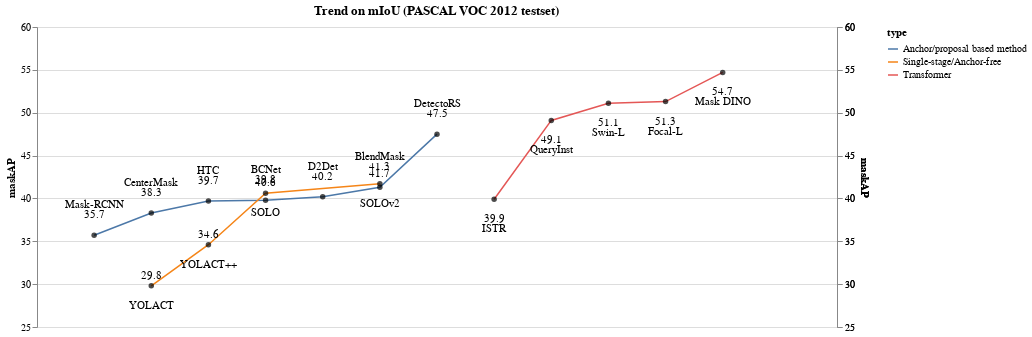

Notebook code for this chart:
### Markdown cell above
## Trend

### Code cell
#@title
# https://medium.com/analytics-vidhya/creating-a-dual-axis-pareto-chart-in-altair-e3673107dd14
# https://altair-viz.github.io/user_guide/interactions.html
# https://www.datacamp.com/tutorial/altair-in-python

import altair as alt
import pandas as pd

y_scale = [25, 60]
x_scale = [0, 14]

data1 = pd.DataFrame({'type': 7*["Anchor/proposal based method"],
                     'idx': [1, 2, 3, 4, 5, 6, 7],
                     'year': ["2017", "2019", "2019", "2020", "2020", "2020", "2020"],
                     'nickname': ['Mask-RCNN', 'CenterMask', 'HTC', 'BCNet', 'D2Det', 'BlendMask', 'DetectoRS'],
                     'maskAP' :[35.7, 38.3, 39.7, 39.8, 40.2, 41.3, 47.5],
                     'backbone' :["unknown", "unknown", "unknown", "unknown", "unknown", "unknown", "unknown"]
                     }
                     )

data2 = pd.DataFrame({'type': 4*["Single-stage/Anchor-free"],
                     'idx': [2, 3, 4, 6],
                     'year': ["2019", "2019", "2019", "2020"],
                     'nickname': ['YOLACT', 'YOLACT++', 'SOLO', 'SOLOv2'],
                     'maskAP' :[29.8, 34.6, 40.6, 41.7],
                     'backbone' :["unknown", "unknown", "unknown", "unknown"]
                     }
                     )

data3 = pd.DataFrame({'type': 5*["Transformer"],
                     'idx': [8,9,10,11,12],
                     'year': ["2021", "2021", "2021", "2021", "2022"],
                     'nickname': ['ISTR', 'QueryInst', 'Swin-L', 'Focal-L', 'Mask DINO'],
                     'maskAP' :[39.9, 49.1, 51.1, 51.3, 54.7],
                     'backbone' :["ResNet101-FN, single-scale", "Single-scale", "HTC++, Multi-scale", "HTC++, Multi-scale", "Single-scale"]
                     }
                     )


def GetGraphElement(data, x_scale, y_scale, perf_measure, line_color = "#000000", point_color = "#000000", text_color = "#000000", text_y_pos = -10, textperf_y_pos=-20):
    base = alt.Chart(data).encode(
    x = alt.X("idx", scale=alt.Scale(domain=x_scale),axis=None),
    ).properties (
    width = 800,
    title = ["Trend on mIoU (PASCAL VOC 2012 testset)"]
    )

    line = base.mark_line(strokeWidth= 1.5, color = line_color).encode(
        y=alt.Y('maskAP', scale=alt.Scale(domain=y_scale),axis=alt.Axis(grid=True)),
        #text = alt.Text('nickname')
        color=alt.Color('type'),
        #opacity='type'
    )

    points = base.mark_circle(strokeWidth= 3, color = point_color).encode(
            y=alt.Y(perf_measure, scale=alt.Scale(domain=y_scale), axis=None),
            tooltip = [alt.Tooltip('year'),
            alt.Tooltip('nickname'),
            alt.Tooltip(perf_measure),
            alt.Tooltip('backbone'),],
    )

    point_nick = points.mark_text(align='center', baseline='middle', dy = text_y_pos,).encode(
        y= alt.Y(perf_measure, scale=alt.Scale(domain=y_scale), axis=None),
        text=alt.Text(perf_measure),
        color= alt.value(text_color)
    )
    point_perf = points.mark_text(align='center', baseline='middle', dy = textperf_y_pos).encode(
        y= alt.Y(perf_measure, scale=alt.Scale(domain=y_scale), axis=None),
        text=alt.Text('nickname'),
        color= alt.value(text_color)
    )   

    return base, line, points, point_nick, point_perf

def description_test(pos_x, pos_y, text, color):
    return alt.Chart({'values':[{}]}).mark_text(align = "left", baseline ="top").encode(
        x = alt.value(pos_x),
        y = alt.value(pos_y),
        text = alt.value([text]),
        color= alt.value(color)
    )
    

base, line, points, point_nick, point_perf = GetGraphElement(data1, x_scale, y_scale, 'maskAP', 
                                                            line_color = "#fde725", point_color = "#000000", text_color = "#000000", 
                                                            text_y_pos = -20, textperf_y_pos=-30)
base2, line2, points2, point_nick2, point_perf2 = GetGraphElement(data2, x_scale, y_scale, 'maskAP', 
                                                                    line_color = "#cb4154", point_color = "#000000", text_color = "#000000", 
                                                                    text_y_pos = -10, textperf_y_pos=20)
base3, line3, points3, point_nick3, point_perf3 = GetGraphElement(data3, x_scale, y_scale, 'maskAP', 
                                                                    line_color = "#3b518b", point_color = "#000000", text_color = "#000000", 
                                                                    text_y_pos = 20, textperf_y_pos=30)

(
    line+points+point_nick+point_perf+
    line2+points2+point_nick2+point_perf2+ 
    line3+points3+point_nick3+point_perf3
).resolve_scale(y = 'independent')

### Figure 1 — Vega-Lite specification as saved in the notebook (floating-point values rounded to 4 significant figures)
{"config": {"view": {"continuousWidth": 400, "continuousHeight": 300}}, "layer": [{"mark": {"type": "line", "color": "#fde725", "strokeWidth": 1.5}, "encoding": {"color": {"field": "type", "type": "nominal"}, "x": {"axis": null, "field": "idx", "scale": {"domain": [0, 14]}, "type": "quantitative"}, "y": {"axis": {"grid": true}, "field": "maskAP", "scale": {"domain": [25, 60]}, "type": "quantitative"}}, "title": ["Trend on mIoU (PASCAL VOC 2012 testset)"], "width": 800}, {"mark": {"type": "circle", "color": "#000000", "strokeWidth": 3}, "encoding": {"tooltip": [{"field": "year", "type": "nominal"}, {"field": "nickname", "type": "nominal"}, {"field": "maskAP", "type": "quantitative"}, {"field": "backbone", "type": "nominal"}], "x": {"axis": null, "field": "idx", "scale": {"domain": [0, 14]}, "type": "quantitative"}, "y": {"axis": null, "field": "maskAP", "scale": {"domain": [25, 60]}, "type": "quantitative"}}, "title": ["Trend on mIoU (PASCAL VOC 2012 testset)"], "width": 800}, {"mark": {"type": "text", "align": "center", "baseline": "middle", "dy": -20}, "encoding": {"color": {"value": "#000000"}, "text": {"field": "maskAP", "type": "quantitative"}, "tooltip": [{"field": "year", "type": "nominal"}, {"field": "nickname", "type": "nominal"}, {"field": "maskAP", "type": "quantitative"}, {"field": "backbone", "type": "nominal"}], "x": {"axis": null, "field": "idx", "scale": {"domain": [0, 14]}, "type": "quantitative"}, "y": {"axis": null, "field": "maskAP", "scale": {"domain": [25, 60]}, "type": "quantitative"}}, "title": ["Trend on mIoU (PASCAL VOC 2012 testset)"], "width": 800}, {"mark": {"type": "text", "align": "center", "baseline": "middle", "dy": -30}, "encoding": {"color": {"value": "#000000"}, "text": {"field": "nickname", "type": "nominal"}, "tooltip": [{"field": "year", "type": "nominal"}, {"field": "nickname", "type": "nominal"}, {"field": "maskAP", "type": "quantitative"}, {"field": "backbone", "type": "nominal"}], "x": {"axis": null, "field": "idx", "scale": {"domain": [0, 14]}, "type": "quantitative"}, "y": {"axis": null, "field": "maskAP", "scale": {"domain": [25, 60]}, "type": "quantitative"}}, "title": ["Trend on mIoU (PASCAL VOC 2012 testset)"], "width": 800}, {"data": {"name": "data-d00fbd4ccdc0e69bd02d03e7bf7d7421"}, "mark": {"type": "line", "color": "#cb4154", "strokeWidth": 1.5}, "encoding": {"color": {"field": "type", "type": "nominal"}, "x": {"axis": null, "field": "idx", "scale": {"domain": [0, 14]}, "type": "quantitative"}, "y": {"axis": {"grid": true}, "field": "maskAP", "scale": {"domain": [25, 60]}, "type": "quantitative"}}, "title": ["Trend on mIoU (PASCAL VOC 2012 testset)"], "width": 800}, {"data": {"name": "data-d00fbd4ccdc0e69bd02d03e7bf7d7421"}, "mark": {"type": "circle", "color": "#000000", "strokeWidth": 3}, "encoding": {"tooltip": [{"field": "year", "type": "nominal"}, {"field": "nickname", "type": "nominal"}, {"field": "maskAP", "type": "quantitative"}, {"field": "backbone", "type": "nominal"}], "x": {"axis": null, "field": "idx", "scale": {"domain": [0, 14]}, "type": "quantitative"}, "y": {"axis": null, "field": "maskAP", "scale": {"domain": [25, 60]}, "type": "quantitative"}}, "title": ["Trend on mIoU (PASCAL VOC 2012 testset)"], "width": 800}, {"data": {"name": "data-d00fbd4ccdc0e69bd02d03e7bf7d7421"}, "mark": {"type": "text", "align": "center", "baseline": "middle", "dy": -10}, "encoding": {"color": {"value": "#000000"}, "text": {"field": "maskAP", "type": "quantitative"}, "tooltip": [{"field": "year", "type": "nominal"}, {"field": "nickname", "type": "nominal"}, {"field": "maskAP", "type": "quantitative"}, {"field": "backbone", "type": "nominal"}], "x": {"axis": null, "field": "idx", "scale": {"domain": [0, 14]}, "type": "quantitative"}, "y": {"axis": null, "field": "maskAP", "scale": {"domain": [25, 60]}, "type": "quantitative"}}, "title": ["Trend on mIoU (PASCAL VOC 2012 testset)"], "width": 800}, {"data": {"name": "data-d00fbd4ccdc0e69bd02d03e7bf7d7421"}, "mark": {"type": "text", "align": "center", "baseline": "middle", "dy": 20}, "encoding": {"color": {"value": "#000000"}, "text": {"field": "nickname", "type": "nominal"}, "tooltip": [{"field": "year", "type": "nominal"}, {"field": "nickname", "type": "nominal"}, {"field": "maskAP", "type": "quantitative"}, {"field": "backbone", "type": "nominal"}], "x": {"axis": null, "field": "idx", "scale": {"domain": [0, 14]}, "type": "quantitative"}, "y": {"axis": null, "field": "maskAP", "scale": {"domain": [25, 60]}, "type": "quantitative"}}, "title": ["Trend on mIoU (PASCAL VOC 2012 testset)"], "width": 800}, {"data": {"name": "data-413ce1ab95f302ad4dd7d5c250a68935"}, "mark": {"type": "line", "color": "#3b518b", "strokeWidth": 1.5}, "encoding": {"color": {"field": "type", "type": "nominal"}, "x": {"axis": null, "field": "idx", "scale": {"domain": [0, 14]}, "type": "quantitative"}, "y": {"axis": {"grid": true}, "field": "maskAP", "scale": {"domain": [25, 60]}, "type": "quantitative"}}, "title": ["Trend on mIoU (PASCAL VOC 2012 testset)"], "width": 800}, {"data": {"name": "data-413ce1ab95f302ad4dd7d5c250a68935"}, "mark": {"type": "circle", "color": "#000000", "strokeWidth": 3}, "encoding": {"tooltip": [{"field": "year", "type": "nominal"}, {"field": "nickname", "type": "nominal"}, {"field": "maskAP", "type": "quantitative"}, {"field": "backbone", "type": "nominal"}], "x": {"axis": null, "field": "idx", "scale": {"domain": [0, 14]}, "type": "quantitative"}, "y": {"axis": null, "field": "maskAP", "scale": {"domain": [25, 60]}, "type": "quantitative"}}, "title": ["Trend on mIoU (PASCAL VOC 2012 testset)"], "width": 800}, {"data": {"name": "data-413ce1ab95f302ad4dd7d5c250a68935"}, "mark": {"type": "text", "align": "center", "baseline": "middle", "dy": 20}, "encoding": {"color": {"value": "#000000"}, "text": {"field": "maskAP", "type": "quantitative"}, "tooltip": [{"field": "year", "type": "nominal"}, {"field": "nickname", "type": "nominal"}, {"field": "maskAP", "type": "quantitative"}, {"field": "backbone", "type": "nominal"}], "x": {"axis": null, "field": "idx", "scale": {"domain": [0, 14]}, "type": "quantitative"}, "y": {"axis": null, "field": "maskAP", "scale": {"domain": [25, 60]}, "type": "quantitative"}}, "title": ["Trend on mIoU (PASCAL VOC 2012 testset)"], "width": 800}, {"data": {"name": "data-413ce1ab95f302ad4dd7d5c250a68935"}, "mark": {"type": "text", "align": "center", "baseline": "middle", "dy": 30}, "encoding": {"color": {"value": "#000000"}, "text": {"field": "nickname", "type": "nominal"}, "tooltip": [{"field": "year", "type": "nominal"}, {"field": "nickname", "type": "nominal"}, {"field": "maskAP", "type": "quantitative"}, {"field": "backbone", "type": "nominal"}], "x": {"axis": null, "field": "idx", "scale": {"domain": [0, 14]}, "type": "quantitative"}, "y": {"axis": null, "field": "maskAP", "scale": {"domain": [25, 60]}, "type": "quantitative"}}, "title": ["Trend on mIoU (PASCAL VOC 2012 testset)"], "width": 800}], "data": {"name": "data-36e7ac2c7ee531a669fac05277c7ad9f"}, "resolve": {"scale": {"y": "independent"}}, "$schema": "https://vega.github.io/schema/vega-lite/v4.17.0.json", "datasets": {"data-36e7ac2c7ee531a669fac05277c7ad9f": [{"type": "Anchor/proposal based method", "idx": 1, "year": "2017", "nickname": "Mask-RCNN", "maskAP": 35.7, "backbone": "unknown"}, {"type": "Anchor/proposal based method", "idx": 2, "year": "2019", "nickname": "CenterMask", "maskAP": 38.3, "backbone": "unknown"}, {"type": "Anchor/proposal based method", "idx": 3, "year": "2019", "nickname": "HTC", "maskAP": 39.7, "backbone": "unknown"}, {"type": "Anchor/proposal based method", "idx": 4, "year": "2020", "nickname": "BCNet", "maskAP": 39.8, "backbone": "unknown"}, {"type": "Anchor/proposal based method", "idx": 5, "year": "2020", "nickname": "D2Det", "maskAP": 40.2, "backbone": "unknown"}, {"type": "Anchor/proposal based method", "idx": 6, "year": "2020", "nickname": "BlendMask", "maskAP": 41.3, "backbone": "unknown"}, {"type": "Anchor/proposal based method", "idx": 7, "year": "2020", "nickname": "DetectoRS", "maskAP": 47.5, "backbone": "unknown"}], "data-d00fbd4ccdc0e69bd02d03e7bf7d7421": [{"type": "Single-stage/Anchor-free", "idx": 2, "year": "2019", "nickname": "YOLACT", "maskAP": 29.8, "backbone": "unknown"}, {"type": "Single-stage/Anchor-free", "idx": 3, "year": "2019", "nickname": "YOLACT++", "maskAP": 34.6, "backbone": "unknown"}, {"type": "Single-stage/Anchor-free", "idx": 4, "year": "2019", "nickname": "SOLO", "maskAP": 40.6, "backbone": "unknown"}, {"type": "Single-stage/Anchor-free", "idx": 6, "year": "2020", "nickname": "SOLOv2", "maskAP": 41.7, "backbone": "unknown"}], "data-413ce1ab95f302ad4dd7d5c250a68935": [{"type": "Transformer", "idx": 8, "year": "2021", "nickname": "ISTR", "maskAP": 39.9, "backbone": "ResNet101-FN, single-scale"}, {"type": "Transformer", "idx": 9, "year": "2021", "nickname": "QueryInst", "maskAP": 49.1, "backbone": "Single-scale"}, {"type": "Transformer", "idx": 10, "year": "2021", "nickname": "Swin-L", "maskAP": 51.1, "backbone": "HTC++, Multi-scale"}, {"type": "Transformer", "idx": 11, "year": "2021", "nickname": "Focal-L", "maskAP": 51.3, "backbone": "HTC++, Multi-scale"}, {"type": "Transformer", "idx": 12, "year": "2022", "nickname": "Mask DINO", "maskAP": 54.7, "backbone": "Single-scale"}]}}
